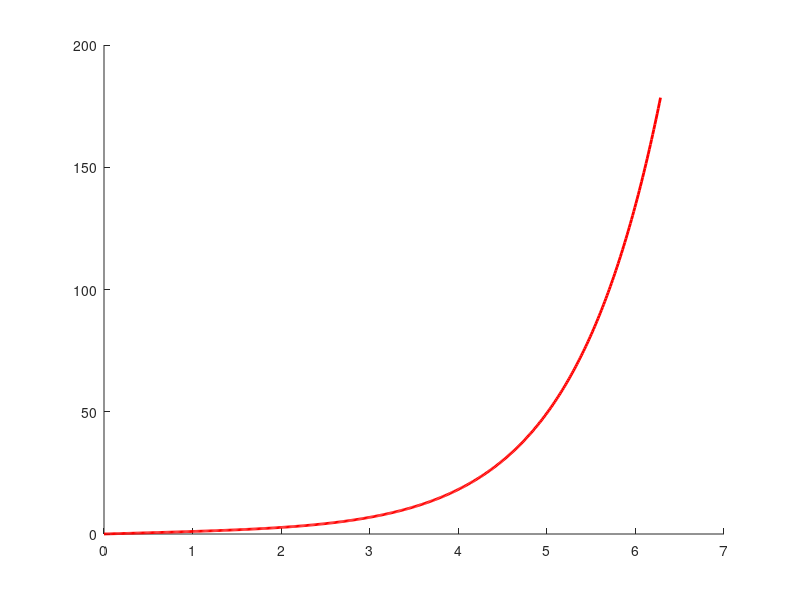

Source code (MATLAB): (Note: this script raises an error after producing the figure.)
%% Testing the IntegroDifferential Equation solver
clc 
clear
close all
%% Case 2: a''[t] == a[t] - \int_0^t a[x]dx With a[0] = 0
tmax = 2*pi;
t = linspace(0,tmax,500);
%% Theoritical Solution (Using MATHEMATICA)
% ythGuess = t;
yth = (1/3) * exp(-t/2).*(exp(3*t/2) - cos(sqrt(3)*t/2) + sqrt(3)*sin(sqrt(3)*t/2));

figure1 = figure('visible','on','WindowState','fullscreen','Color',[1 1 1]);
axes1 = axes('Parent',figure1);
hold(axes1,'on');
% plot(t, ythGuess,'r-','MarkerSize',20,'LineWidth',2,'DisplayName','Theoritical');
plot(t, yth,'r-','MarkerSize',20,'LineWidth',2,'DisplayName','Theoritical');

%% MATLAB Solution
odeOptions = odeset('AbsTol',1e-8,'RelTol',1e-8);
IC = [0; 1];  % IC = [a(0); a'(0)]
[t,guess] = ode45(@model0,t,IC,odeOptions);
guess = [t guess]; 
counter = 1; err = 1e4; Tol = 1e-8;
% [t,a] = ode113(@model, t, IC, odeOptions, guess);
while err > Tol
    [t,a] = ode113(@model, t, IC, odeOptions, guess);
    err = sum((a(:,1)-guess(:,2)).^2);
    fprintf('  %4i: %8.2e\n',[counter err]);
    wt = 0.5;
    guess = [t (1-wt)*guess(:,2) + wt*a(:,1) guess(:,3)];
    counter = counter+1;
end

nskip = 20;
% plot(t(1:nskip:end), guess(1:nskip:end,1),'r*','MarkerSize',20,'LineWidth',2,'DisplayName','Matlab');
plot(t(1:nskip:end), a(1:nskip:end,1),'r*','MarkerSize',20,'LineWidth',2,'DisplayName','Matlab');

legend1 = legend(axes1,'show');
set(legend1,...
    'Position',[0.45 0.75 0.263939012799944 0.0847176079734219],...
    'Interpreter','latex',...
    'FontSize',30,...
    'EdgeColor',[1 1 1]);
box(axes1,'on');
set(axes1,'FontName','times new roman','FontSize',30,'FontWeight','bold',...
    'LineWidth',3);
axis square
xlim([0.0 tmax])
% ylim([0.0 1.0])
xlabel('\boldmath{$t$}','LineWidth',2,'FontWeight','bold','FontSize',50,...
            'FontName','times new roman',...
            'Interpreter','latex');
ylabel('\boldmath{$a$}','LineWidth',2,'FontWeight','bold','FontSize',50,...
    'FontName','times new roman',...
    'Interpreter','latex'); 

annotation(figure1,'textbox',...
    [0.45 0.53 0.25 0.10],...
    'String','$\ddot{a} = \int_0^ta(x)dx$',...
    'LineStyle','none',...
    'Interpreter','latex',...
    'HorizontalAlignment','center',...
    'FontSize',50,...
    'FitBoxToText','off');

function dadt = model0(~,a)
    % Generating Initial Guess
    dadt = [a(2); 0];
end

function dadt = model(t,a,guess)
% Inside the while loop, getting to the actual solution
% Integro-differential equation
ys = @(s) interp1(guess(:,1), guess(:,2), s);
dadt = [a(2); integral(@(s) ys(s), 0, t,'RelTol',1e-8,'AbsTol',1e-13)];
end
